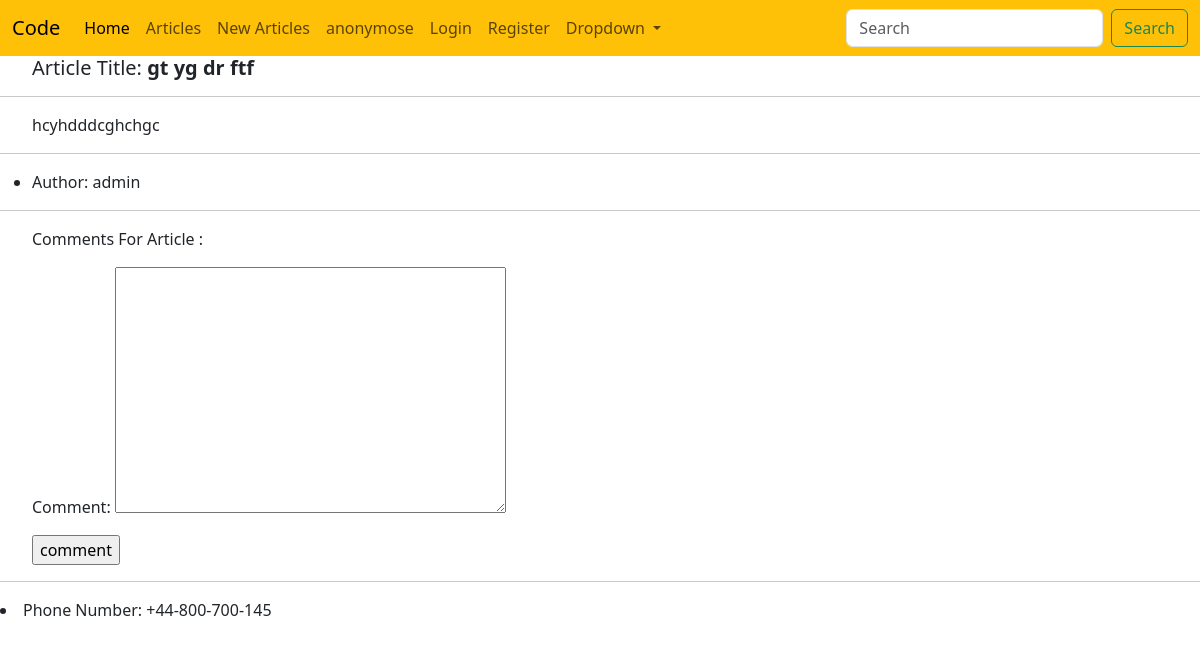
The app's page /articles/27/, older data.
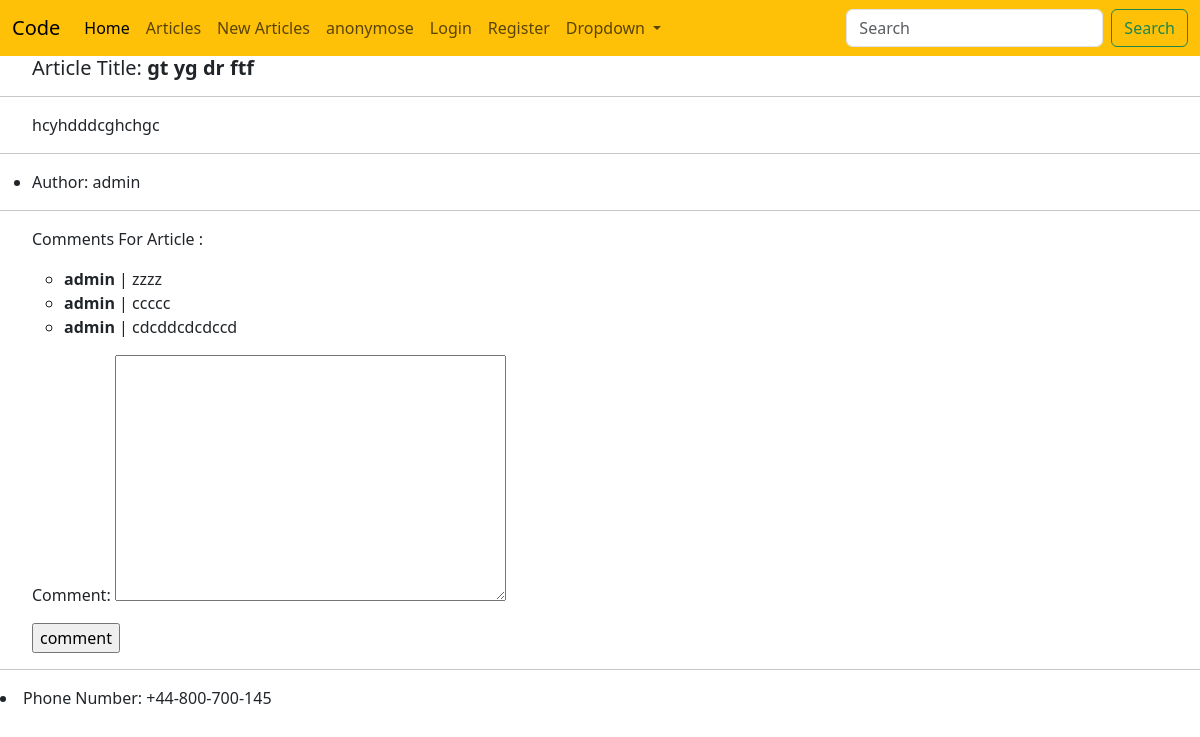
The same page, newer data.
### article/models.py (models this page shows, shortened)
class ArticleCommentsModel(models.Model):
    article = models.ForeignKey(ArticleModel, related_name="comments", on_delete=models.CASCADE)
    comment = models.TextField()
    writer  = models.ForeignKey("auth.user", on_delete=models.CASCADE)

### article/views.py (the view, shortened to what this page needs)
# urls.py: path('<int:pk>/', ArticleDetailView.as_view(), name = "ArticleDetailView_url"),
class ArticleDetailView(DetailView):
    model = ArticleModel
    template_name = "article/ArticleDetailView.html"
    context_object_name  = "articles"
    form_class = ArticleCommentForm
    def get_context_data(self, **kwargs):
        context = super(ArticleDetailView, self).get_context_data(**kwargs)
        context['form'] = ArticleCommentForm(initial={"article":self.object, "writer":self.request.user})
        return context

### article/forms.py
class ArticleCommentForm(forms.ModelForm):
    class Meta:
        model = ArticleCommentsModel
        fields = ("writer", "comment", "article")
        widgets = {
            "article": forms.HiddenInput(),
            "writer":  forms.HiddenInput(),
        }

### template/article/ArticleDetailView.html (shortened to what this page needs)
{% extends "base.html" %}
{% block title %}<ul><h5>Article Title: <strong>{{articles.Title}}</strong></h5></ul>{% endblock title %}
{% block content %}
<hr>
<ul>{{articles.Body}}</ul>
<hr>
<ul><li>Author: {{articles.Author}}</li></ul>
<hr>
<p><ul>Comments For Article : </ul></p>
<ul>
    {% for comment in object.comments.all %}
    <ul><li><strong>{{comment.writer}}</strong> | {{comment.comment}}</li></ul>
    {% endfor %}
</ul>
<ul>
<form action="" method="POST">
    {{form.as_p}}
    <input type="submit" value="comment">
</form>
</ul>
{% endblock content %}

Row changes from the older to the newer data that the page shows:
added ArticleCommentsModel: writer "admin", comment "zzzz"
added ArticleCommentsModel: writer "admin", comment "ccccc"
added ArticleCommentsModel: writer "admin", comment "cdcddcdcdccd"
